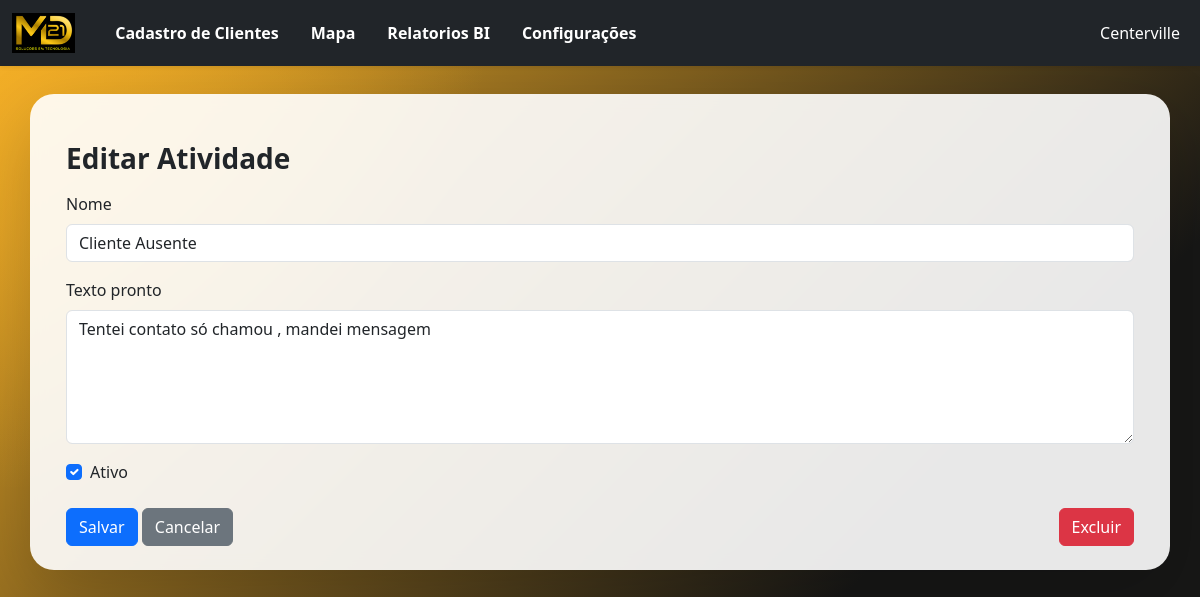
The app's page /configuracoes/atividades/1/editar/ (signed in) with its own data.
### core/models.py (models this page shows, shortened)
class TipoAtividade(models.Model):
    nome = models.CharField(max_length=100, unique=True)
    texto_pronto = models.TextField(blank=True, default="")
    ativo = models.BooleanField(default=True)
    class Meta:
        ordering = ["nome"]

### core/views.py (the view)
# urls.py: path("configuracoes/atividades/<int:id>/editar/", views.tipoatividade_editar, name="tipoatividade_editar"),
def tipoatividade_editar(request, id):
    atividade = get_object_or_404(TipoAtividade, id=id)
    if request.method == "POST":
        form = TipoAtividadeForm(request.POST, instance=atividade)
        if form.is_valid():
            form.save()
            return redirect("tipoatividade_list")
    else:
        form = TipoAtividadeForm(instance=atividade)
    return render(request, "tipoatividade_form.html", {"form": form, "modo": "editar"})

### core/forms.py
class TipoAtividadeForm(forms.ModelForm):
    class Meta:
        model = TipoAtividade
        fields = ["nome", "texto_pronto", "ativo"]
        labels = {
            "nome": "Nome",
            "texto_pronto": "Texto pronto",
            "ativo": "Ativo",
        }
        widgets = {
            "nome": forms.TextInput(attrs={"class": "form-control"}),
            "texto_pronto": forms.Textarea(attrs={
                "class": "form-control",
                "rows": 5,
                "placeholder": "Digite o texto que deve aparecer quando esta atividade for selecionada no CRM.",
            }),
            "ativo": forms.CheckboxInput(attrs={"class": "form-check-input"}),
        }

### core/templates/tipoatividade_form.html (shortened to what this page needs)
{% extends "base.html" %}
{% block content %}
<div class="container mt-4">
    <h3 class="fw-bold mb-3">
        {% if modo == "editar" %}Editar Atividade{% else %}Nova Atividade{% endif %}
    </h3>
    <form method="POST">
        <div class="mb-3">
            <label class="form-label">Nome</label>
            {{ form.nome }}
        </div>
        <div class="mb-3">
            <label class="form-label">Texto pronto</label>
            {{ form.texto_pronto }}
        </div>
        <div class="form-check mb-4">
            {{ form.ativo }}
            <label class="form-check-label" for="{{ form.ativo.id_for_label }}">Ativo</label>
        </div>
        <div class="mt-4">
            <button class="btn btn-primary">Salvar</button>
            <a href="{% url 'tipoatividade_list' %}" class="btn btn-secondary">Cancelar</a>
            {% if modo == "editar" %}
            <a href="{% url 'tipoatividade_excluir' form.instance.id %}" class="btn btn-danger float-end">
                Excluir
            </a>
            {% endif %}
        </div>
    </form>
</div>
{% endblock %}

### static/css/base.css (style rules this page uses)
body { background: radial-gradient(circle at top left, rgba(245, 176, 39, 0.88), transparent 34%), linear-gradient(135deg, #f5b027 0%, #171716 72%); min-height: 100vh; }

### records on screen
TipoAtividade: nome "Cliente Ausente", texto_pronto "Tentei contato só chamou , mandei mensagem", ativo "☑"
